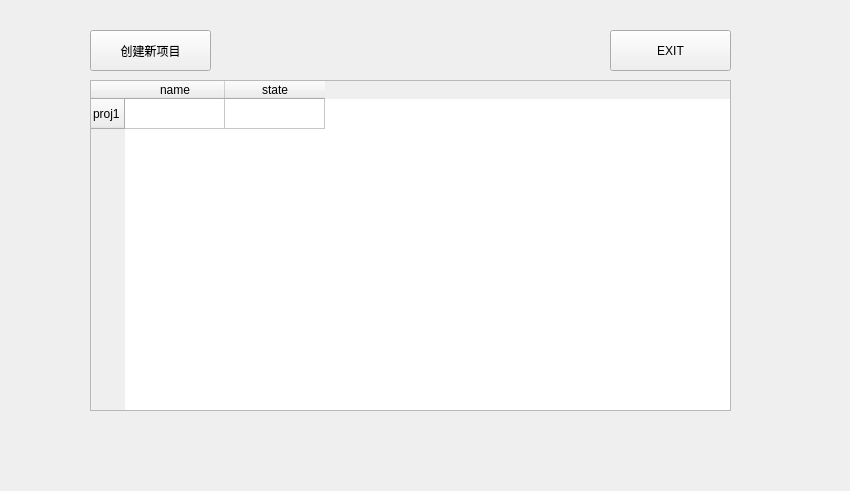
<?xml version="1.0" encoding="UTF-8"?>
<ui version="4.0">
 <class>p2_projects</class>
 <widget class="QWidget" name="p2_projects">
  <property name="geometry">
   <rect>
    <x>0</x>
    <y>0</y>
    <width>850</width>
    <height>491</height>
   </rect>
  </property>
  <property name="windowTitle">
   <string>Form</string>
  </property>
  <widget class="QPushButton" name="p2_pushButton_createNewProj">
   <property name="geometry">
    <rect>
     <x>90</x>
     <y>30</y>
     <width>121</width>
     <height>41</height>
    </rect>
   </property>
   <property name="text">
    <string>创建新项目</string>
   </property>
  </widget>
  <widget class="QTableWidget" name="tableWidget">
   <property name="geometry">
    <rect>
     <x>90</x>
     <y>80</y>
     <width>641</width>
     <height>331</height>
    </rect>
   </property>
   <row>
    <property name="text">
     <string>proj1</string>
    </property>
   </row>
   <column>
    <property name="text">
     <string>name</string>
    </property>
   </column>
   <column>
    <property name="text">
     <string>state</string>
    </property>
   </column>
  </widget>
  <widget class="QPushButton" name="p2_pushButton_goback">
   <property name="geometry">
    <rect>
     <x>610</x>
     <y>30</y>
     <width>121</width>
     <height>41</height>
    </rect>
   </property>
   <property name="text">
    <string>EXIT</string>
   </property>
  </widget>
 </widget>
 <resources/>
 <connections/>
</ui>
